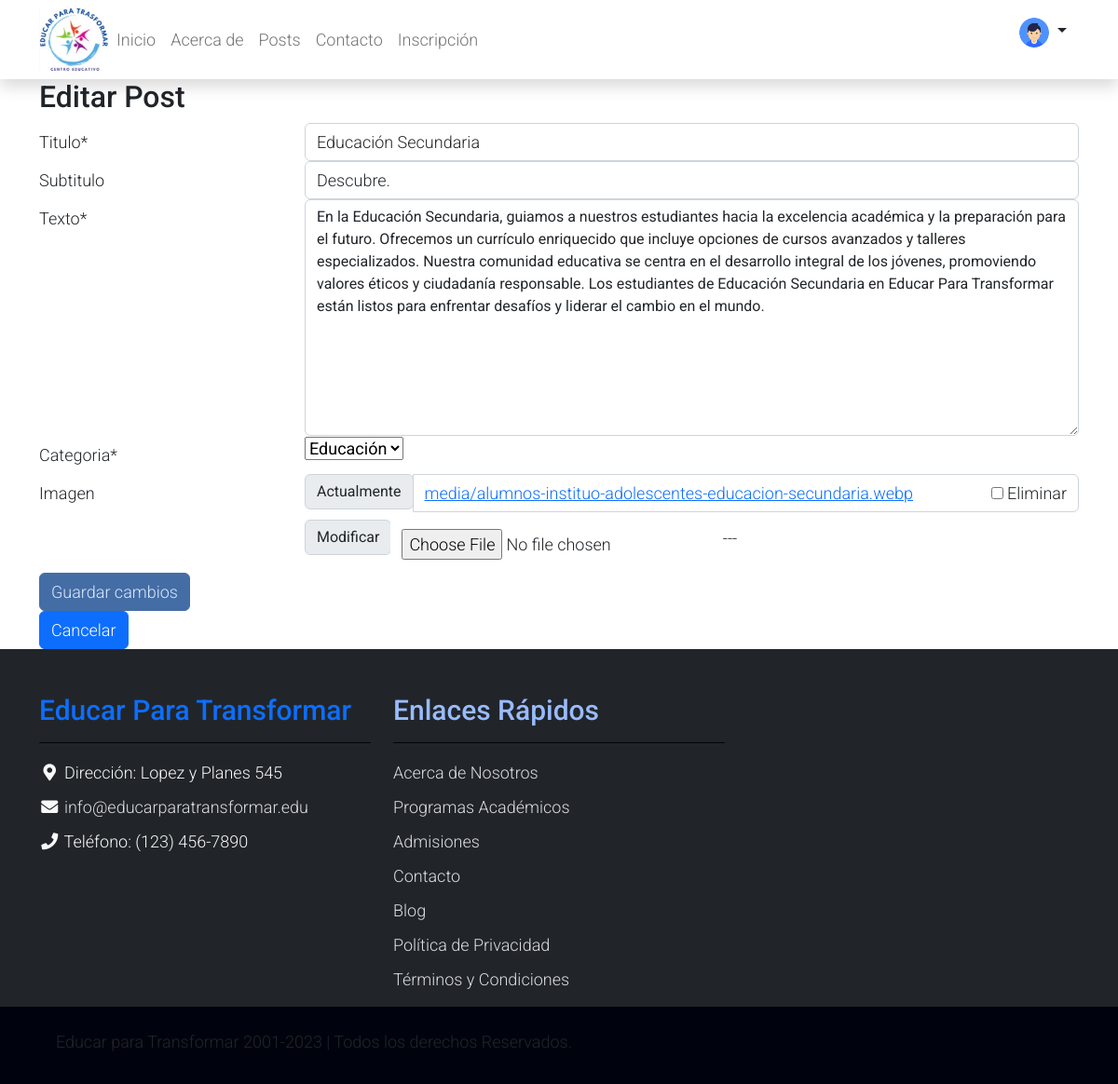
The app's page /posts/editarPost/8/ (signed in) with its own data.
### apps/usuario/models.py (models this page shows, shortened)
class Usuario(AbstractUser):
    imagen= models.ImageField(null=True,blank=True,upload_to='usuario',default='usuario/user-default.jpg')
    email = models.EmailField(unique= True, blank=False)
    es_colaborador = models.BooleanField(default=False)

### apps/posts/models.py (models this page shows, shortened)
class Post(models.Model):
    titulo = models.CharField(max_length=50, null=False)
    subtitulo = models.CharField(max_length=100, null=True, blank=True)
    fecha = models.DateTimeField(auto_now_add=True)
    texto = models.TextField(null=False)
    activo = models.BooleanField(default=True)
    categoria = models.ForeignKey(
        Categoria, on_delete=models.SET_NULL, null=True, default='Sin Categoria')
    imagen = models.ImageField(
        null=True, blank=True, upload_to='media/', default='static/post_default.png')
    publicado = models.DateTimeField(default=timezone.now)
    usuario = models.ForeignKey(Usuario, on_delete=models.CASCADE, default=1)
    class Meta:
        ordering = ['-publicado']
    def puede_editar(self, user):
        return user.es_colaborador and user == self.usuario

### apps/posts/views.py (the view, shortened to what this page needs)
# urls.py: path('posts/editarPost/<int:id>/', views.editarPost, name='editar'),
def editarPost(request, id):
    post = get_object_or_404(Post, id=id)
    if not post.puede_editar(request.user):
        messages.error(request, 'No tienes permiso para editar este post.')
        return redirect('apps.posts:postindividual', id=id)
    form = PostForm(initial={'titulo': post.titulo, 'subtitulo': post.subtitulo,
                    'texto': post.texto, 'categoria': post.categoria, 'imagen': post.imagen})
    return render(request, 'posts/editarPost.html', {'form': form, 'post': post.id})

### apps/posts/forms.py
class PostForm(forms.ModelForm):
    class Meta:
        model = Post
        fields = ['titulo', 'subtitulo', 'texto', 'categoria', 'imagen']
    def __init__(self, *args, **kwargs):
        super().__init__(*args, **kwargs)
        self.helper = FormHelper()
        self.helper.form_method = 'post'
        self.helper.form_class = 'form-horizontal '
        self.helper.label_class = 'col-md-3'
        self.helper.field_class = 'col-md-9'
        self.helper.layout = Layout(
            'titulo',
            'subtitulo',
            'texto',
            'categoria',
            'imagen',
            ButtonHolder(Submit('submit', 'Guardar cambios',
                         css_class='btn btn-success btn-guardar-cambios')),
        )

### apps/posts/models.py (called while the page is built)
    def __str__(self):
        return self.nombre

### templates/posts/editarPost.html (shortened to what this page needs)
{% extends 'base.html' %}
{% load static %}
{% load crispy_forms_tags %}
{% block content %}
<div class="container container-center">
    <h2>Editar Post</h2>
    <form action="" enctype="multipart/form-data" method="post">
      {% crispy form %}
      <a href="{% url 'apps.posts:postindividual' post %}" class="btn btn-primary">Cancelar</a>
    </form>
</div>
{% endblock %}

### templates/base.html (shortened to what this page needs)
{% load static %}
<!DOCTYPE html>
<html lang="es-ar">
<head>
    <link rel="stylesheet" href="{% static 'assets/css/bootstrap.min.css' %}">
    <link rel="stylesheet" href="{% static 'assets/css/templatemo.css' %}">
    <link rel="stylesheet" href="{% static 'assets/css/custom.css' %}">
    <link rel="stylesheet" href="{% static 'assets/css/fontawesome.min.css' %}">
    <link href="https://cdn.jsdelivr.net/npm/bootstrap@5.2.1/dist/css/bootstrap.min.css" rel="stylesheet"
>
</head>
<body>
    <header>
        <nav class="navbar navbar-expand-lg navbar-light shadow" style="padding-left: 0; padding-right: 0;">
            <div class="container d-flex justify-content-between align-items-center">
        <div class="d-flex align-items-center">
            <a href="{% url 'apps.posts:index' %}" class="mr-4">
                <img src="{% static 'assets/img/logo.jpg' %}" style="max-width: 75px;">
            </a>
            <ul class="nav navbar-nav">
                <li class="nav-item">
                    <a class="nav-link" href="{% url 'apps.posts:index' %}">  Inicio </a>
                </li>
                <li class="nav-item">
                    <a class="nav-link" href="{% url 'about' %}"> Acerca de </a>
                </li>
                <li class="nav-item">
                    <a class="nav-link" href="{% url 'apps.posts:posts' %}"> Posts </a>
                </li>
                <li class="nav-item">
                    <a class="nav-link" href="{% url 'apps.contacto:contacto' %}"> Contacto </a>
                </li>
                <li class="nav-item">
                    <a class="nav-link" href="{% url 'apps.contacto:inscribirse' %}"> Inscripción </a>
                </li>
            </ul>
        </div>
        <div class="nav-item align-self-center d-flex text-center">
            {% if user.is_authenticated %}
            <div class="btn-group d-flex ">
                <p class="btn  dropdown-toggle" type="button" data-bs-toggle="dropdown"
                    data-bs-auto-close="true" aria-expanded="false">
                    <img src="{{ user.imagen.url }}" class="rounded-circle img-fluid"
                        style="object-fit:contain;width: 2rem;" alt="{{ user.username }}">
                </p>
            </div>
            {% else %}
            <a class="nav-icon position-relative text-decoration-none"
                href="{% url 'apps.usuario:login' %}">
                <span
                    class="position-absolute top-0 left-100 translate-middle badge rounded-pill bg-light text-dark">Login</span>
            </a>
            {% endif %}
            </div>
        </nav>
    </header>
    <main style="min-height: calc(100vh - 297px);">
        {% block content %}
        {% endblock %}
    </main>
    <footer class="bg-dark" id="tempaltemo_footer" style="z-index: -1;">
        <div class="container">
            <div class="row">
                <div class="col-md-4 pt-5">
                    <h2 class="h2 text-primary border-bottom pb-3 border-light logo">Educar Para Transformar</h2>
                    <ul class="list-unstyled text-light footer-link-list">
                        <li>
                            <i class="fas fa-map-marker-alt fa-fw"></i>
                            Dirección: Lopez y Planes 545
                        </li>
                        <li>
                            <i class="fa fa-envelope fa-fw"></i>
                            <a class="text-decoration-none" href="mailto:info@educarparatransformar.edu">info@educarparatransformar.edu</a>
                        </li>
                        <li>
                            <i class="fa fa-phone fa-fw"></i>
                            Teléfono: (123) 456-7890
                        </li>
                    </ul>
                </div>
                <div class="col-md-4 pt-5">
                    <h2 class="h2 text-light border-bottom pb-3 border-light">Enlaces Rápidos</h2>
                    <ul class="list-unstyled text-light footer-link-list">
                        <li><a class="text-decoration-none" href="#">Acerca de Nosotros</a></li>
                        <li><a class="text-decoration-none" href="#">Programas Académicos</a></li>
                        <li><a class="text-decoration-none" href="#">Admisiones</a></li>
                        <li><a class="text-decoration-none" href="#">Contacto</a></li>
                        <li><a class="text-decoration-none" href="#">Blog</a></li>
                        <li><a class="text-decoration-none" href="#">Política de Privacidad</a></li>
                        <li><a class="text-decoration-none" href="#">Términos y Condiciones</a></li>
                    </ul>
                </div>
            </div>
        </div>
        <div class="w-100 bg-black py-3">
            <div class="container">
                <div class="row pt-2">
                    <div class="col-12">
                        <p> <i class="fa-regular fa-copyright"></i> Educar para Transformar 2001-2023 | Todos los derechos Reservados.</p>
                    </div>
                </div>
            </div>
        </div>
    </footer>
</body>
</html>

### static/assets/css/templatemo.css (style rules this page uses)
body, ul, li, p, a, label, input, div { font-family: 'Roboto', sans-serif; font-size: 18px !important; font-weight: 300 !important; }
.h2 { font-family: 'Roboto', sans-serif; font-size: 30px !important; font-weight: 300; }
.logo { font-weight: 500 !important; }
.text-light { color: #cfd6e1 !important; }
.bg-dark { background-color: #00030D !important; }
.bg-black { background-color: #1d242d !important; }
.btn-success { background-color: #59ab6e !important; border-color: #56ae6c !important; }
.form-control { border: 1px solid #e8e8e8; }
#tempaltemo_footer a { color: #dcdde1; }
#tempaltemo_footer ul.footer-link-list li { padding-top: 10px; }
#tempaltemo_footer .border-light { border-color: #00030D !important; }

### static/assets/css/custom.css (style rules this page uses)
.btn.btn-success { color: #dae8fc !important; background-color: #446DA6 !important; border-color: #446DA6 !important; }
div.w-100.bg-black.py-3 { background-color: #00030D !important; }
h2.text-light.border-bottom.pb-3.border-light { color: #99BBFF !important; }

### records on screen
Usuario: imagen (picture)
Post: titulo "Educación Secundaria", subtitulo "Descubre.", texto "En la Educación Secundaria, guiamos a nuestros estudiantes hacia la excelencia académica y la preparación para el futuro. Ofrecemos un currículo enriquecido que incluye opciones de cursos avanzados y talleres especializados. Nuestra comunidad educativa se centra en el desarrollo integral de los jóvenes, promoviendo valores éticos y ciudadanía responsable. Los estudiantes de Educación Secundaria en Educar Para Transformar están listos para enfrentar desafíos y liderar el cambio en el mundo.", categoria "Educación"
